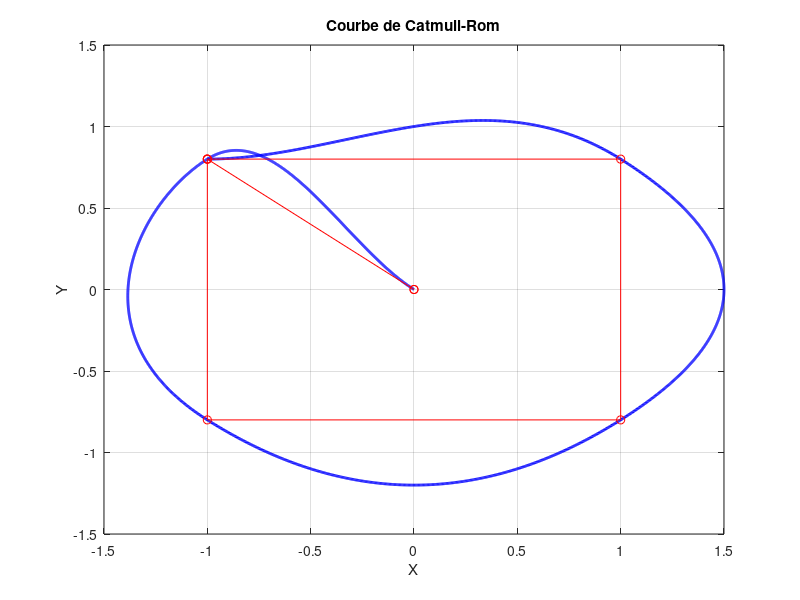

This figure's MATLAB source:
% Définition des points de contrôle
points = [0,0;-1, 0.8; -1, -0.8; 1, -0.8; 1, 0.8; -1, 0.8];

% Ajouter des points supplémentaires aux extrémités pour gérer les extrémités
points = [points(1, :); points; points(end, :)];

% Nombre de points intermédiaires à calculer entre chaque paire de points
numPoints = 500;

% Initialisation des vecteurs pour les coordonnées de la co4urbe
xx = [];
yy = [];

% Calcul de la courbe de Catmull-Rom
for i = 1:length(points) - 3
    P0 = points(i, :);
    P1 = points(i + 1, :);
    P2 = points(i + 2, :);
    P3 = points(i + 3, :);

    for t = 0:1 / numPoints:1
        T = [1, t, t ^ 2, t ^ 3];
        M = [0, 1, 0, 0;
             -1, 0, 1, 0;
             2, -2, 1, -1;
             -1, 1, -1, 1];

        G = [P0; P1; P2; P3];

        pt = T * M * G;
        xx = [xx pt(1)];
        yy = [yy pt(2)];
    end

end

% Tracé de la courbe
plot(xx, yy, 'b-', 'LineWidth', 2);
hold on;

% Tracé des points de contrôle
plot(points(:, 1), points(:, 2), 'ro-');

% Configuration du graphique
title('Courbe de Catmull-Rom');
xlabel('X');
ylabel('Y');
grid on;
hold off;
